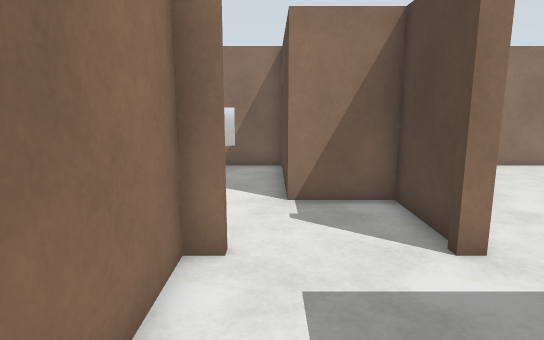
[1] (above)

16 first-person views from a walk through a Gazebo world. The camera is 1.2 m above the floor, tilts 10° down and sees 75° across. The floor is counted in squares, 0.5 m on a side. Each view is taken from the middle of a square. On the plan, view 1 faces up. The plan holds only what a view shows up to about 20 squares ahead; the rest is blank.

[2]
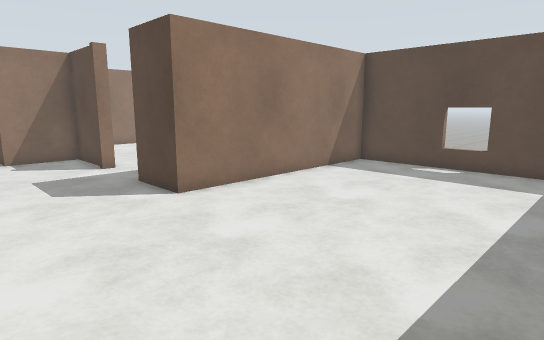

[3]
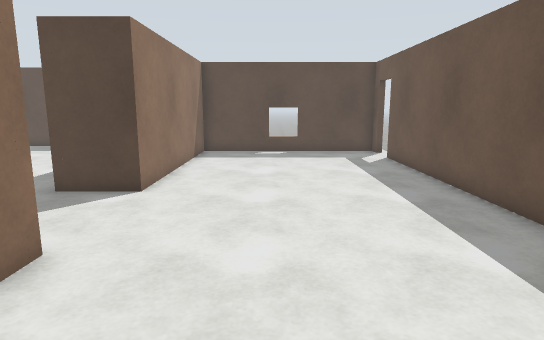

[4]
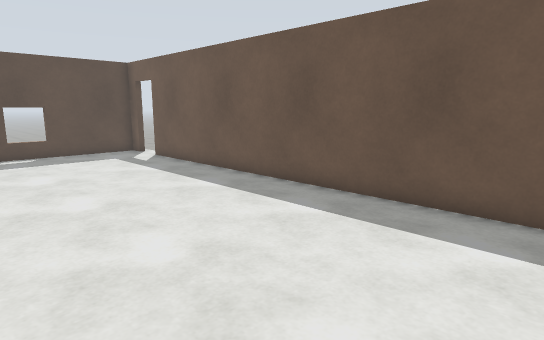

[5]
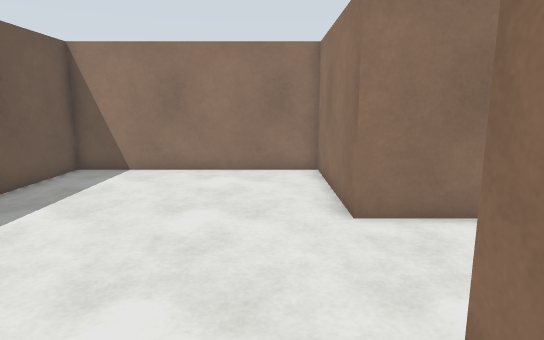

[6]
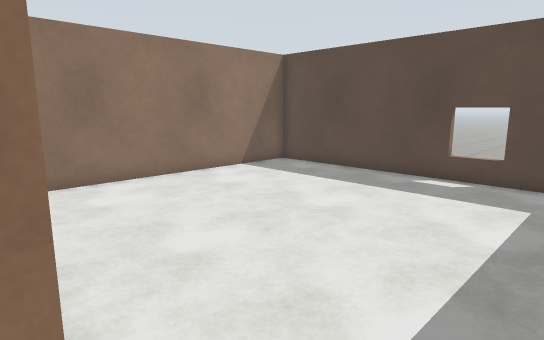

[7]
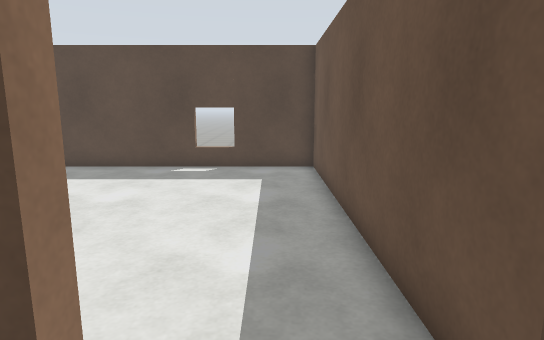

[8]
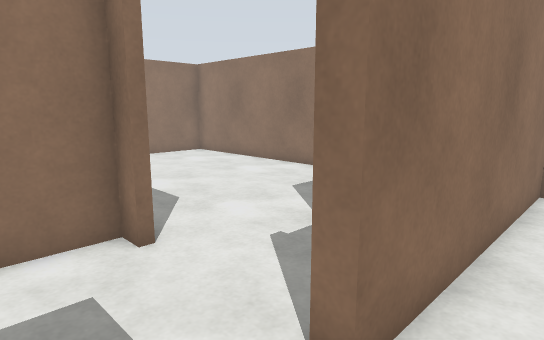

[9]
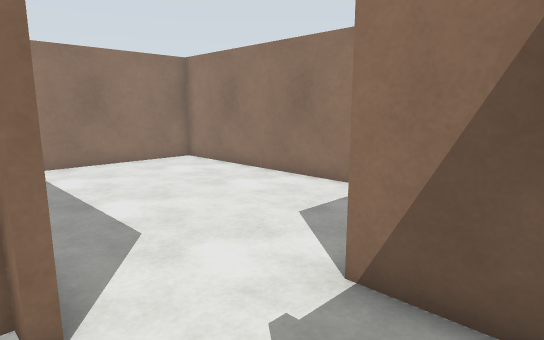

[10]
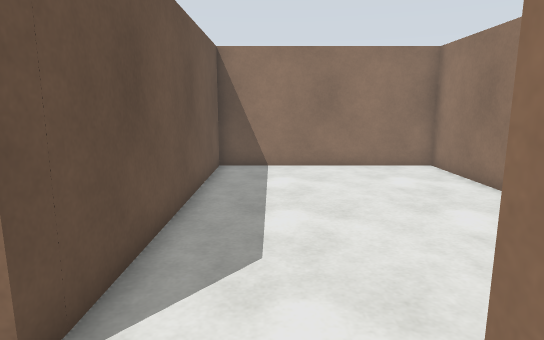

[11]
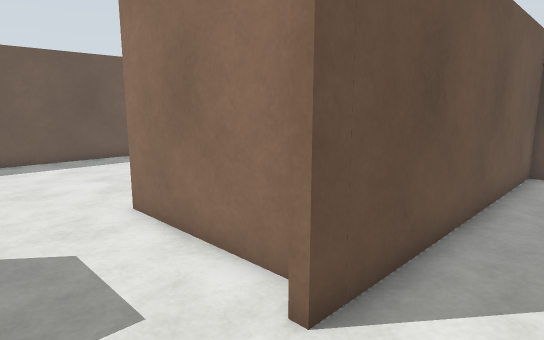

[12]
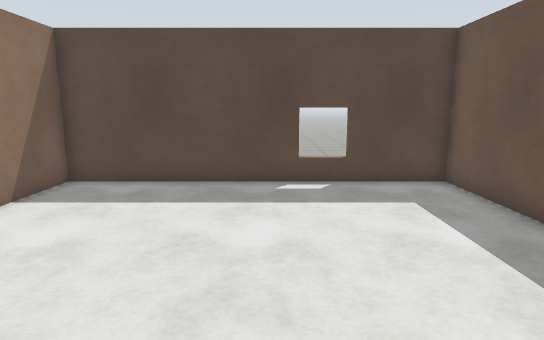

[13]
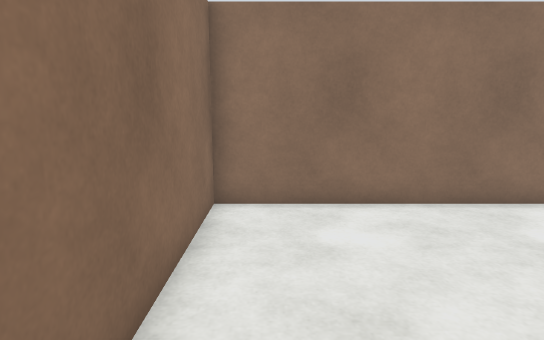

[14]
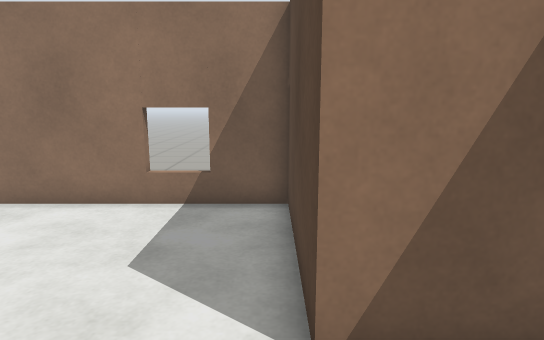

[15]
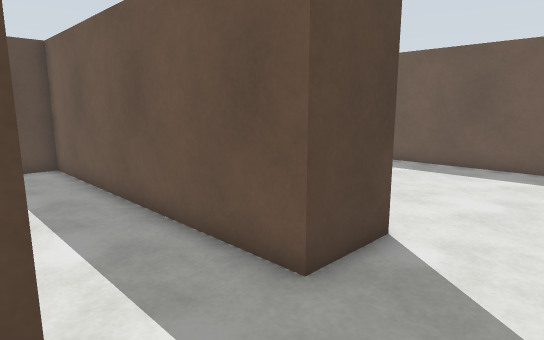

[16]
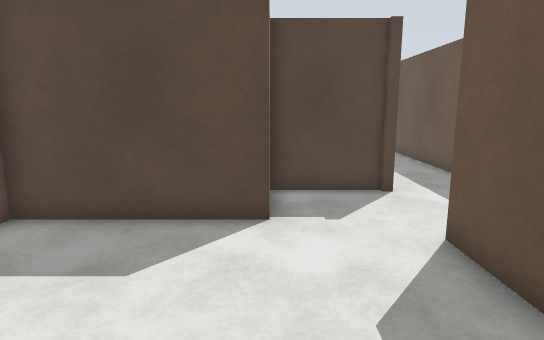

### Floor plan
Ten units are one square. View 1 is at (0, 0); x grows to the right and y downward. Boxes are objects, and circles mark ways between rooms. Rooms are numbered by the first view taken in them; rooms with no view inside come last. Other rooms are left out.
<svg viewBox="-132 -152 291 257">
<path fill="none" stroke="#000" d="M-8 -55 -15 -55 -15 2 -77 2 -77 96 101 96M119 96 127 96 127 2 30 2 30 -23M30 -23 154 -23 154 -147 35 -147 35 -55 30 -55M30 -55 30 -59M32 -57 32 -91 4 -91 4 -147 -127 -147 -127 -58 -8 -58 -8 -55"/>
<circle cx="30" cy="-40" r="3" fill="#2a7"/>
<circle cx="10" cy="-60" r="3" fill="#2a7"/>
<text x="20" y="40">1</text>
<text x="90" y="-80">2</text>
<text x="-60" y="-100">3</text>
</svg>
Room 1 opens to room 2. Room 1 opens to room 3.

Where each view was taken, in squares from view 1:
view 1: 0 up, 0 right, facing up
view 2: 9 down, 2 left, facing up-right
view 3: 4 down, 7 left, facing right
view 4: 1 down, 7 left, facing down-right
view 5: 2 down, 6 right, facing left
view 6: 3 up, 3 right, facing up-right
view 7: 4 up, 1 right, facing right
view 8: 3 up, 5 right, facing up-left
view 9: 5 up, 3 right, facing up-left
view 10: 8 up, 2 right, facing left
view 11: 8 up, 2 right, facing down-left
view 12: 8 up, 4 right, facing right
view 13: 6 up, 5 right, facing up
view 14: 6 up, 0 right, facing up
view 15: 6 up, 0 right, facing down-right
view 16: 9 up, 7 left, facing right
